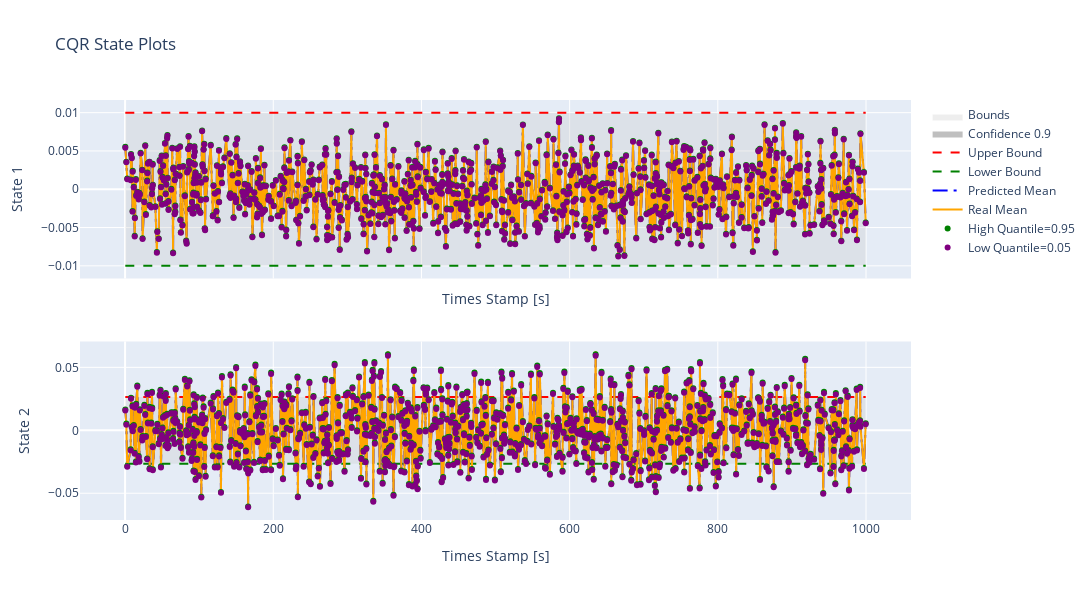

Source (notebook cell):
### Markdown cell above
This plot is made against test data which till now is untouched.

### Code cell
dm.plot_cqr_error_plotly()

### Figure 1 — Plotly figure (JSON) as saved in the notebook; plotly's stock layout.template omitted (floating-point values rounded to 4 significant figures; data arrays with more than 128 entries replaced by an {"elided": "..."} marker saying what was removed)
{"data": [{"fill": "toself", "fillcolor": "rgba(200, 200, 200, 0.3)", "line": {"color": "rgba(255,255,255,0)"}, "name": "Bounds", "showlegend": true, "type": "scatter", "x": [0.3, 999.6, 999.6, 0.3], "xaxis": "x", "y": [-0.01, -0.01, 0.01, 0.01], "yaxis": "y"}, {"fill": "toself", "fillcolor": "rgba(128, 128, 128, 0.5)", "line": {"color": "rgba(255,255,255,0)"}, "name": "Confidence 0.9", "showlegend": true, "type": "scatter", "x": {"elided": "2000 float values"}, "xaxis": "x", "y": {"elided": "2000 float values"}, "yaxis": "y"}, {"line": {"color": "red", "dash": "dash"}, "mode": "lines", "name": "Upper Bound", "showlegend": true, "type": "scatter", "x": {"elided": "1000 float values"}, "xaxis": "x", "y": {"elided": "1000 float values"}, "yaxis": "y"}, {"line": {"color": "green", "dash": "dash"}, "mode": "lines", "name": "Lower Bound", "showlegend": true, "type": "scatter", "x": {"elided": "1000 float values"}, "xaxis": "x", "y": {"elided": "1000 float values"}, "yaxis": "y"}, {"line": {"color": "blue", "dash": "longdashdot"}, "mode": "lines", "name": "Predicted Mean", "showlegend": true, "type": "scatter", "x": {"elided": "1000 float values"}, "xaxis": "x", "y": {"elided": "1000 float values"}, "yaxis": "y"}, {"line": {"color": "orange"}, "mode": "lines", "name": "Real Mean", "showlegend": true, "type": "scatter", "x": {"elided": "1000 float values"}, "xaxis": "x", "y": {"elided": "1000 float values"}, "yaxis": "y"}, {"marker": {"color": "green", "size": 6}, "mode": "markers", "name": "High Quantile=0.95", "showlegend": true, "type": "scatter", "x": {"elided": "1000 float values"}, "xaxis": "x", "y": {"elided": "1000 float values"}, "yaxis": "y"}, {"marker": {"color": "purple", "size": 6}, "mode": "markers", "name": "Low Quantile=0.05", "showlegend": true, "type": "scatter", "x": {"elided": "1000 float values"}, "xaxis": "x", "y": {"elided": "1000 float values"}, "yaxis": "y"}, {"fill": "toself", "fillcolor": "rgba(200, 200, 200, 0.3)", "line": {"color": "rgba(255,255,255,0)"}, "name": "Bounds", "showlegend": false, "type": "scatter", "x": [0.3, 999.6, 999.6, 0.3], "xaxis": "x2", "y": [-0.0265, -0.0265, 0.0265, 0.0265], "yaxis": "y2"}, {"fill": "toself", "fillcolor": "rgba(128, 128, 128, 0.5)", "line": {"color": "rgba(255,255,255,0)"}, "name": "Confidence 0.9", "showlegend": false, "type": "scatter", "x": {"elided": "2000 float values"}, "xaxis": "x2", "y": {"elided": "2000 float values"}, "yaxis": "y2"}, {"line": {"color": "red", "dash": "dash"}, "mode": "lines", "name": "Upper Bound", "showlegend": false, "type": "scatter", "x": {"elided": "1000 float values"}, "xaxis": "x2", "y": {"elided": "1000 float values"}, "yaxis": "y2"}, {"line": {"color": "green", "dash": "dash"}, "mode": "lines", "name": "Lower Bound", "showlegend": false, "type": "scatter", "x": {"elided": "1000 float values"}, "xaxis": "x2", "y": {"elided": "1000 float values"}, "yaxis": "y2"}, {"line": {"color": "blue", "dash": "longdashdot"}, "mode": "lines", "name": "Predicted Mean", "showlegend": false, "type": "scatter", "x": {"elided": "1000 float values"}, "xaxis": "x2", "y": {"elided": "1000 float values"}, "yaxis": "y2"}, {"line": {"color": "orange"}, "mode": "lines", "name": "Real Mean", "showlegend": false, "type": "scatter", "x": {"elided": "1000 float values"}, "xaxis": "x2", "y": {"elided": "1000 float values"}, "yaxis": "y2"}, {"marker": {"color": "green", "size": 6}, "mode": "markers", "name": "High Quantile=0.95", "showlegend": false, "type": "scatter", "x": {"elided": "1000 float values"}, "xaxis": "x2", "y": {"elided": "1000 float values"}, "yaxis": "y2"}, {"marker": {"color": "purple", "size": 6}, "mode": "markers", "name": "Low Quantile=0.05", "showlegend": false, "type": "scatter", "x": {"elided": "1000 float values"}, "xaxis": "x2", "y": {"elided": "1000 float values"}, "yaxis": "y2"}], "layout": {"height": 600, "showlegend": true, "title": {"text": "CQR State Plots"}, "width": 1800, "xaxis": {"anchor": "y", "domain": [0, 1], "matches": "x2", "showticklabels": false, "title": {"text": "Times Stamp [s]"}}, "xaxis2": {"anchor": "y2", "domain": [0, 1], "title": {"text": "Times Stamp [s]"}}, "yaxis": {"anchor": "x", "domain": [0.575, 1], "title": {"text": " State 1"}}, "yaxis2": {"anchor": "x2", "domain": [0, 0.425], "title": {"text": " State 2"}}}}
